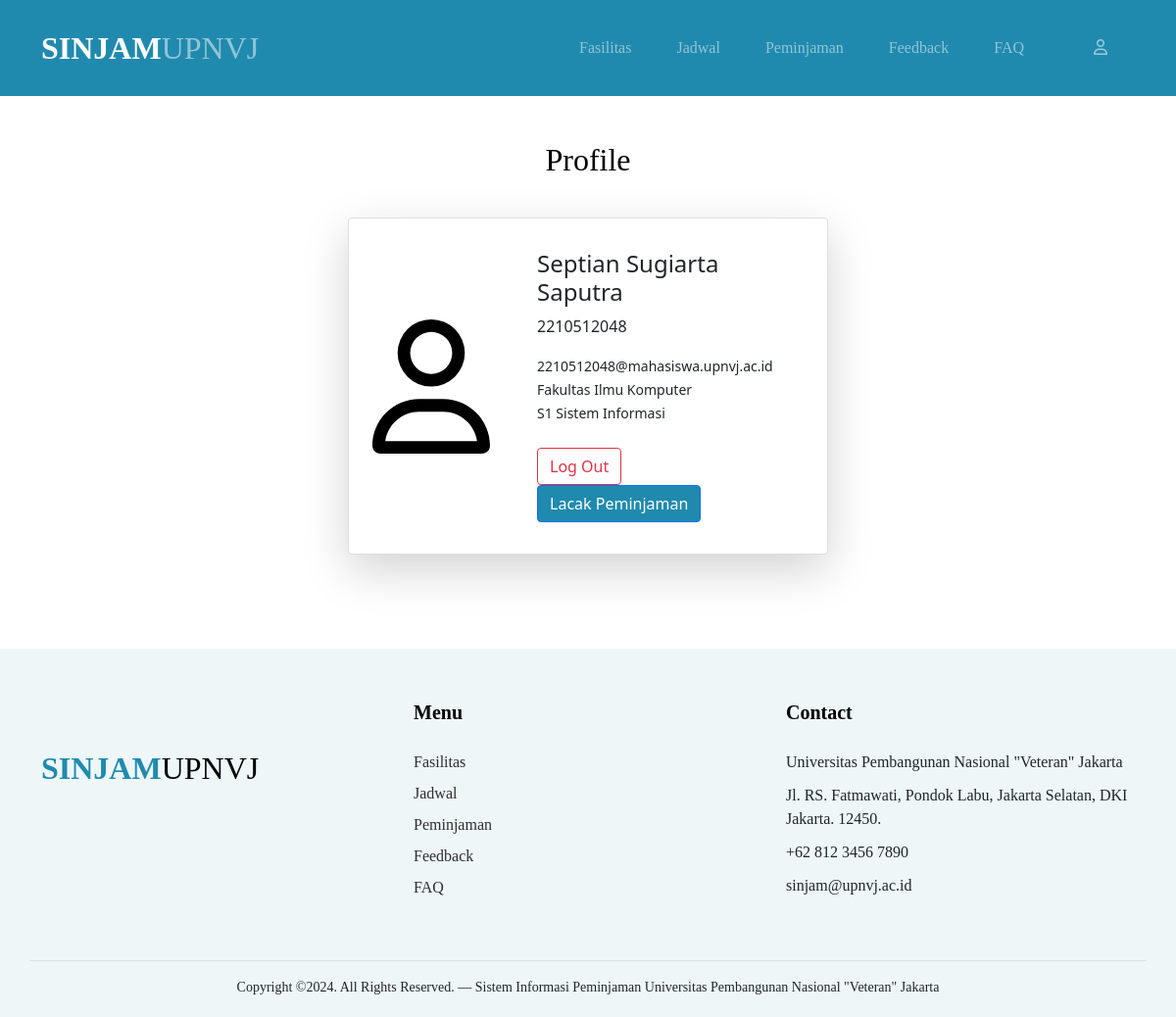
/profile.php (signed in), run on the app's committed database.
### tables this page shows
CREATE TABLE `mahasiswa` (
  `nim` varchar(10) NOT NULL,
  `nama` varchar(50) NOT NULL,
  `program_studi` varchar(50) NOT NULL,
  `fakultas` varchar(50) NOT NULL,
  `email` varchar(32) NOT NULL,
  `password` varchar(50) NOT NULL
);

### profile.php (the view, shortened to what this page needs)
<?php
include "config.php";
$nim = $_SESSION['nim'];
$query = "SELECT * FROM mahasiswa WHERE nim='$nim'";
$result = mysqli_query($conn, $query);
if (mysqli_num_rows($result) > 0) {
    $row = mysqli_fetch_assoc($result);
    $nama = $row['nama'];
    $email = $row['email'];
    $fakultas = $row['fakultas'];
    $program_studi = $row['program_studi'];
} else {
    echo "Informasi pengguna tidak ditemukan.";
}
?>
<!DOCTYPE html>
<html lang="en">
<head>
		<link href="css/bootstrap.min.css" rel="stylesheet">
		<link href="https://cdnjs.cloudflare.com/ajax/libs/font-awesome/6.0.0-beta3/css/all.min.css" rel="stylesheet">
		<link href="css/tiny-slider.css" rel="stylesheet">
		<link href="css/profile_style.css" rel="stylesheet">
	</head>
	<body>
		<?php include "navbar.php" ?>
        <br><br><br>
        <content>
            <div class="container mb-5">
                <h1 class="h3 mb-3 text-black">Profile</h1><br>
                <div style="display: flex; justify-content: center;">
                    <div class="card mb-3 shadow-lg p-3 mb-5 bg-body-tertiary rounded" style="max-width: 1000px; padding: 50px; display: flex; justify-content: center; align-items: center ;">
                        <div class="row" style="min-width: 480px; max-width: 2000px;">
                            <div class="col-md-4 m-auto text-center" >
                                <img src="assets/person.svg" style="width: 120px">
                            </div>
                            <div class="col-md-8" style="justify-content: center">
                                <div class="card-body">
                                    <h4 class="card-title"><?php echo htmlspecialchars($nama);?></h4>
                                    <p class="card-text"><?php echo htmlspecialchars($nim); ?></p>
                                    <p class="card-text">
                                        <small class="text-body-secondary">
                                            <?php echo htmlspecialchars($email); ?><br>
                                            <?php echo htmlspecialchars($fakultas); ?><br>
                                            <?php echo htmlspecialchars($program_studi); ?>
                                        </small><br><br>
                                        <a href="index.php"><button type="button" class="btn btn-outline-danger">Log Out</button></a>&emsp;
                                        <a href="trackingPeminjaman.php"><button class="btn btn-primary" type="submit">Lacak Peminjaman</button></a>
                                    </p>
                                </div>
                            </div>
                        </div>
                    </div>
                </div>
            </div>
        </content>
		<?php include "footer.php" ?>
	</body>
</html>

### css/profile_style.css (style rules this page uses)
content { background-color: #eff2f1 !important; }
h1 { font-family: 'Gotham'; font-size: 32px !important; text-align : center; }
.btn-primary { background-color: #208aae !important; }

### data on the page
mahasiswa: nama "Septian Sugiarta Saputra", email "2210512048@mahasiswa.upnvj.ac.id", fakultas "Fakultas Ilmu Komputer", program_studi "S1 Sistem Informasi"

### other printed values
$nim "2210512048"
